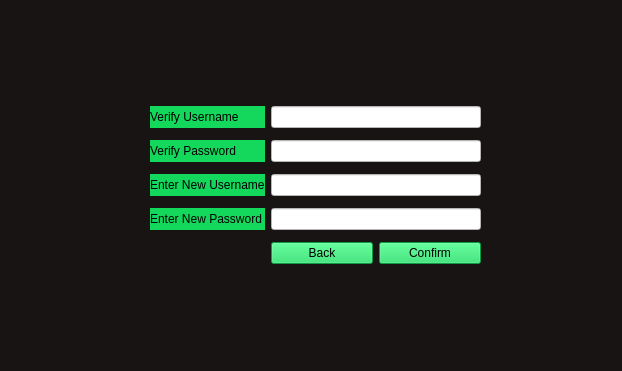
<?xml version="1.0" encoding="UTF-8"?>
<ui version="4.0">
 <class>EditAccount</class>
 <widget class="QFrame" name="EditAccount">
  <property name="geometry">
   <rect>
    <x>0</x>
    <y>0</y>
    <width>622</width>
    <height>371</height>
   </rect>
  </property>
  <property name="minimumSize">
   <size>
    <width>622</width>
    <height>371</height>
   </size>
  </property>
  <property name="maximumSize">
   <size>
    <width>100000</width>
    <height>100000</height>
   </size>
  </property>
  <property name="windowTitle">
   <string>Edit Account</string>
  </property>
  <property name="styleSheet">
   <string notr="true">background-color: rgb(24, 20, 20);</string>
  </property>
  <widget class="QWidget" name="gridLayoutWidget">
   <property name="geometry">
    <rect>
     <x>150</x>
     <y>100</y>
     <width>331</width>
     <height>171</height>
    </rect>
   </property>
   <layout class="QGridLayout" name="gridLayout">
    <item row="0" column="0">
     <widget class="QLabel" name="edit_username">
      <property name="styleSheet">
       <string notr="true">background-color: rgb(20, 216, 92);</string>
      </property>
      <property name="text">
       <string>Verify Username</string>
      </property>
     </widget>
    </item>
    <item row="2" column="0">
     <widget class="QLabel" name="new_username">
      <property name="styleSheet">
       <string notr="true">background-color: rgb(20, 216, 92);</string>
      </property>
      <property name="text">
       <string>Enter New Username</string>
      </property>
     </widget>
    </item>
    <item row="0" column="1">
     <widget class="QLineEdit" name="edit_username_line">
      <property name="styleSheet">
       <string notr="true">background-color: rgb(255, 255, 255);</string>
      </property>
      <property name="text">
       <string/>
      </property>
     </widget>
    </item>
    <item row="2" column="1">
     <widget class="QLineEdit" name="new_username_line">
      <property name="styleSheet">
       <string notr="true">background-color: rgb(255, 255, 255);</string>
      </property>
     </widget>
    </item>
    <item row="1" column="1">
     <widget class="QLineEdit" name="edit_password_line">
      <property name="styleSheet">
       <string notr="true">background-color: rgb(255, 255, 255);</string>
      </property>
     </widget>
    </item>
    <item row="1" column="0">
     <widget class="QLabel" name="edit_password">
      <property name="styleSheet">
       <string notr="true">background-color: rgb(20, 216, 92);</string>
      </property>
      <property name="text">
       <string>Verify Password</string>
      </property>
     </widget>
    </item>
    <item row="4" column="1">
     <layout class="QHBoxLayout" name="horizontalLayout">
      <item>
       <widget class="QPushButton" name="edit_acc_back">
        <property name="styleSheet">
         <string notr="true">background-color: rgb(20, 216, 92);</string>
        </property>
        <property name="text">
         <string>Back</string>
        </property>
       </widget>
      </item>
      <item>
       <widget class="QPushButton" name="edit_acc_confirm">
        <property name="styleSheet">
         <string notr="true">background-color: rgb(20, 216, 92);</string>
        </property>
        <property name="text">
         <string>Confirm</string>
        </property>
       </widget>
      </item>
     </layout>
    </item>
    <item row="3" column="0">
     <widget class="QLabel" name="new_password">
      <property name="styleSheet">
       <string notr="true">background-color: rgb(20, 216, 92);</string>
      </property>
      <property name="text">
       <string>Enter New Password</string>
      </property>
     </widget>
    </item>
    <item row="3" column="1">
     <widget class="QLineEdit" name="new_password_line">
      <property name="styleSheet">
       <string notr="true">background-color: rgb(255, 255, 255);</string>
      </property>
     </widget>
    </item>
   </layout>
  </widget>
 </widget>
 <resources/>
 <connections/>
</ui>
